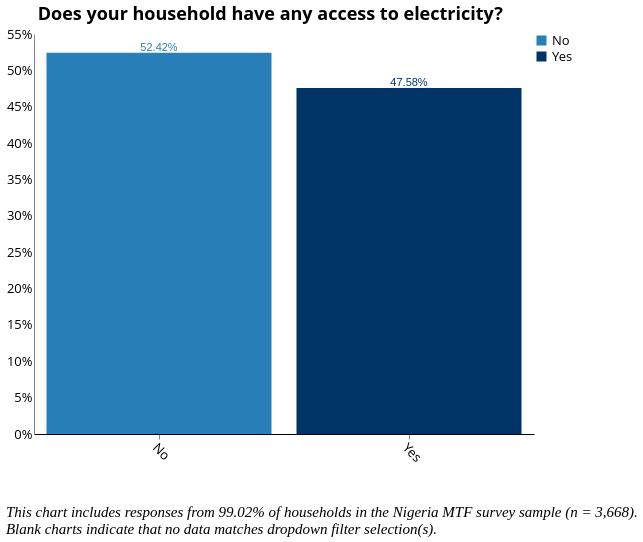

Here is the Vega-Lite specification saved for this chart:
### Vega-Lite specification from a JSON file in a GitHub repository (floating-point values rounded to 4 significant figures; data arrays with more than 128 entries replaced by an {"elided": "..."} marker saying what was removed)
{"width": 800, "height": 400, "config": {"title": {"fontSize": 18, "font": "Open Sans", "anchor": "center", "fontColor": "#000000"}, "axisX": {"domain": true, "domainColor": "#000000", "grid": false, "labelFont": "Open Sans", "labelFontSize": 13, "titleFont": "Open Sans", "titleFontSize": 13, "titleFontWeight": "normal", "title": "X Axis Title (units)", "labelAngle": 45}, "axisY": {"domain": true, "grid": false, "gridColor": "#DEDDDD", "gridWidth": 1, "labelFont": "Open Sans", "labelFontSize": 13, "labelAngle": 0, "ticks": false, "titleFont": "Open Sans", "titleFontSize": 13, "titleFontWeight": "normal", "titlePadding": 10, "title": "Y Axis Title (units)"}, "range": {"category": ["#2980B9", "#003366", "#FFAE19", "#FF4500", "#438B28", "#45B39D", "#99ADC1", "#212F3C"]}, "legend": {"labelFont": "Open Sans", "labelFontSize": 13, "symbolType": "square", "symbolSize": 100, "titleFont": "Open Sans", "titleFontSize": 13, "titleFontWeight": "normal", "title": "Legend", "orient": "right", "offset": 0}, "tooltip": {"font": "Open Sans"}, "view": {"stroke": "transparent", "text": {"font": "Open Sans", "color": ["#2980B9", "#003366", "#FFAE19", "#FF4500", "#438B28", "#45B39D", "#99ADC1", "#212F3C"], "fontSize": 13, "align": "right", "fontWeight": 400, "size": 13}, "bar": {"size": 40, "binSpacing": 1, "continuousBandSize": 30, "discreteBandSize": 30, "stroke": false}}}, "concat": [{"layer": [{"mark": "bar", "encoding": {"color": {"field": "electricity_yn", "type": "nominal"}, "tooltip": {"field": "electricity_yn", "type": "nominal"}, "x": {"axis": {"title": " "}, "field": "electricity_yn", "sort": ["No", "Yes"], "type": "nominal"}, "y": {"aggregate": "sum", "axis": {"format": "%", "title": ""}, "field": "pct", "type": "quantitative"}}, "height": 400, "selection": {"selector056": {"type": "single", "fields": ["i19a"], "bind": {"input": "select", "options": [null, "Wood purchased", "Wood collected", "Crop Residue/Plant Biomass", "Kerosene", "Charcoal", "LPG/cooking gas", "Electric", "Charcoal Briquettes", "Garbage", "Piped Natural Gas", "Coal Briquette", "Biomass Briquette", "Other, specify", "Coal/lignite"], "labels": ["All Responses", "Wood purchased", "Wood collected", "Crop Residue/Plant Biomass", "Kerosene", "Charcoal", "LPG/cooking gas", "Electric", "Charcoal Briquettes", "Garbage", "Piped Natural Gas", "Coal Briquette", "Biomass Briquette", "Other", "Coal/lignite"], "name": "Primary Source of Cooking Fuel  "}}, "selector055": {"type": "single", "fields": ["primary_stove"], "bind": {"input": "select", "options": [null, "3-Stone/Open Fire Stove", "Koresone Stove", "Missing Data", "Manufactured Stove Traditional", "LPG/Natural Gas Stove", "Electric Stove"], "labels": ["All Responses", "3-Stone/Open Fire Stove", "Kerosene Stove", "Primary Stove Not Listed", "Manufactured Stove Traditional", "LPG/Natural Gas Stove", "Electric Stove"], "name": "Primary Stove  "}}, "selector053": {"type": "single", "fields": ["locality"], "bind": {"input": "select", "options": [null, 0, 1], "labels": ["National", "Urban", "Rural"], "name": "Locality Breakdown  "}}, "selector054": {"type": "single", "fields": ["elc_aggr_tier"], "bind": {"input": "select", "options": [null, "Tier 0", "Tier 1", "Tier 2", "Tier 3", "Tier 4", "Tier 5"], "labels": ["All Tiers", "Tier 0", "Tier 1", "Tier 2", "Tier 3", "Tier 4", "Tier 5"], "name": "Electricity Tiers  "}}}, "transform": [{"joinaggregate": [{"op": "count", "field": "*", "as": "total"}]}, {"calculate": "1 / datum.total", "as": "pct"}], "width": 500}, {"mark": {"type": "text", "align": "center", "baseline": "bottom"}, "encoding": {"color": {"field": "electricity_yn", "type": "nominal"}, "text": {"aggregate": "sum", "field": "pct", "format": ".2%", "type": "quantitative"}, "tooltip": {"field": "electricity_yn", "type": "nominal"}, "x": {"axis": {"title": " "}, "field": "electricity_yn", "sort": ["No", "Yes"], "type": "nominal"}, "y": {"aggregate": "sum", "axis": {"format": "%", "title": ""}, "field": "pct", "type": "quantitative"}}, "height": 400, "transform": [{"joinaggregate": [{"op": "count", "field": "*", "as": "total"}]}, {"calculate": "1 / datum.total", "as": "pct"}], "width": 500}], "title": {"text": ["Does your household have any access to electricity?"], "color": "black", "subtitleColor": "black"}, "transform": [{"filter": {"selection": "selector056"}}, {"filter": {"selection": "selector055"}}, {"filter": {"selection": "selector053"}}, {"filter": {"selection": "selector054"}}]}], "data": {"name": "data-bdf5a8e46164e104ff3dc080a0387834"}, "title": {"text": ["", "", "This chart includes responses from 99.02% of households in the Nigeria MTF survey sample (n = 3,668).", "Blank charts indicate that no data matches dropdown filter selection(s)."], "anchor": "start", "baseline": "bottom", "font": "Times New Roman", "fontSize": 15, "fontStyle": "italic", "fontWeight": "normal", "orient": "bottom"}, "$schema": "https://vega.github.io/schema/vega-lite/v4.17.0.json", "datasets": {"data-bdf5a8e46164e104ff3dc080a0387834": {"elided": "3632 records"}}}
